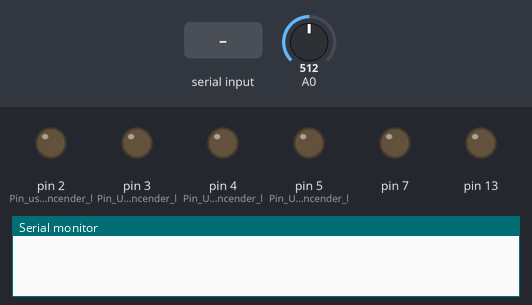
Bench run of a sketch on a simulated Arduino Uno, built with avr-gcc and run on an emulated ATmega328P. Parts: output pins drawn as LEDs (lit = HIGH), the last lines printed to the serial monitor. Dashed ring = blinking. The test bench sets the inputs (shaded band); at power-on: A0 = 512.

Above: at 1.2 s.
1.3 s: "1\n" received over Serial
At 1.62 s:
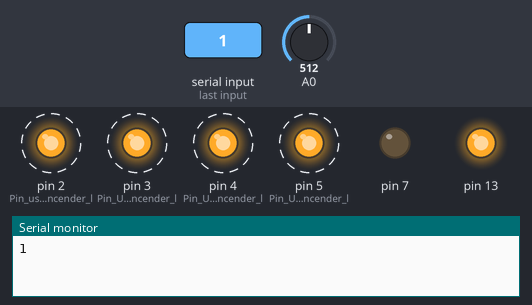
4.3 s: A0 set to 501
At 5.1 s:
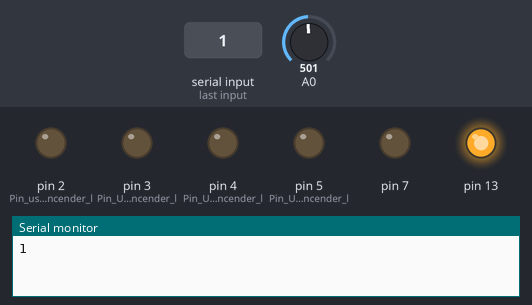
6.0 s: A0 set to 716
At 6.72 s:
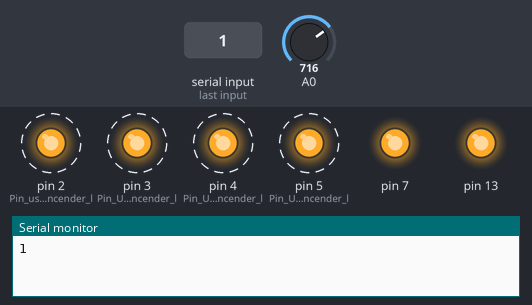
9.0 s: A0 set to 511
At 9.8 s:
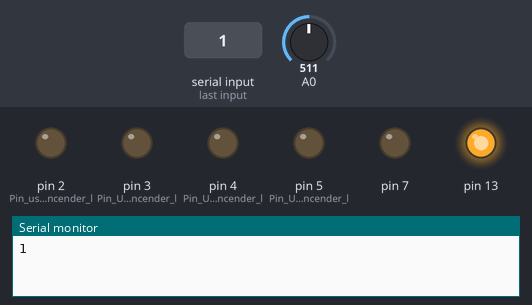
Timing chart, 0 to 11.5 s (numbered marks = the images above; inputs shaded):
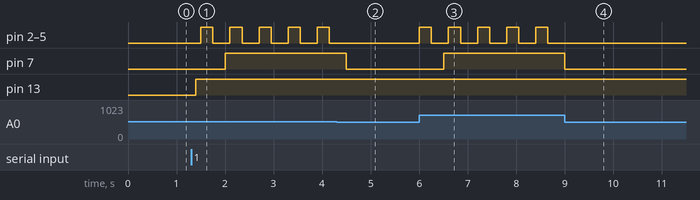

The sketch:

carro_alarme.ino
```cpp
#define split_mode 1
#define join_mode 2
 unsigned int count = 0;

void setup() {
  // put your setup code here, to run once:
  fresnell_init();
  alarm_init(split_mode);
  ventanas_init();
  bluetooth_init();
  pinMode(6,INPUT);
}

void loop() {

  // put your main code here, to run repeatedly:
    delay(100);
    if(data_bt_rx() == true)
    {
      count++;
      if(count >= 2)
      {
        count = 0;
      }
  }
  if(count == 0)
  {
  if ((fressnel_sensor() == true) && (temperature_read(0,512) == true))
  {
    alarm_mode(split_mode);
    ventanas_abajo();
  }
  else
  {
    ventanas_arriba();
  }
  }
}

void fresnell_init(void)
{
  pinMode(13,INPUT);
}

bool fressnel_sensor(void)
{
  if (digitalRead(13) == HIGH)
  {
    return(true);
  }
  else
  {
    return(false);
  }
}

bool temperature_read(unsigned int ch_an,unsigned int temp)
{
  unsigned int a;
  a = analogRead(ch_an);
  if (a >= temp)
  {
    return(true);
  }
  else
  {
    return(false);
  }
}

void alarm_init(int mode)
{
  switch (mode)
  {
    case 1:
        pinMode(2,OUTPUT);  //Pin usado para encender luz izquierda delantera
        pinMode(3,OUTPUT);  //Pin Usado para encender luz derecha delantera
        pinMode(4,OUTPUT);  //Pin Usado para encender la luz izquierda trasera.
        pinMode(5,OUTPUT);  //Pin Usado para encender la luz derecha trasera.
        pinMode(6,OUTPUT);  //PIn usado para encender bocina.
        for(int i=2;i<=6;i++)
        {
          digitalWrite(i,LOW);
        }
    break;
    case 2:
        pinMode(2,OUTPUT);  //Pin para luces delanteras
        pinMode(3,OUTPUT);  //Pin para luces traseras.
        pinMode(4,OUTPUT);  //Pin Para bocina de alarma.
        for(int i=2;i<=4;i++)
        {
          digitalWrite(i,LOW);
        }
    break;
    default:
        pinMode(2,OUTPUT);  //Pin usado para encender luz izquierda delantera
        pinMode(3,OUTPUT);  //Pin Usado para encender luz derecha delantera
        pinMode(4,OUTPUT);  //Pin Usado para encender la luz izquierda trasera.
        pinMode(5,OUTPUT);  //Pin Usado para encender la luz derecha trasera.
        pinMode(6,OUTPUT);  //PIn usado para encender bocina.
        for(int i=2;i<=6;i++)
        {
          digitalWrite(i,LOW);
        }
    break;
  }
}

void alarm_mode(unsigned int mode)
{
  switch(mode)
  {
    case 1:
      for(int i=2;i<=6;i++)
      {
        digitalWrite(i,HIGH);
      }
      delay(250);
      for(int i=2;i<=6;i++)
      {
        digitalWrite(i,LOW);
      }
      delay(250);
    break;
    case 2:
      for(int i=2;i<=4;i++)
      {
        digitalWrite(i,HIGH);
      }
      delay(250);
      for(int i=2;i<=4;i++)
      {
        digitalWrite(i,LOW);
      }
      delay(250);
    break;
    default:
      for(int i=2;i<=6;i++)
      {
        digitalWrite(i,HIGH);
      }
      delay(250);
      for(int i=2;i<=6;i++)
      {
        digitalWrite(i,LOW);
      }
      delay(250);
    break;
  }
}

void ventanas_init(void)
{
  pinMode(7,OUTPUT);
}

void ventanas_abajo(void)
{
  digitalWrite(7,HIGH);
}
void ventanas_arriba(void)
{
  digitalWrite(7,LOW);
}

void bluetooth_init(void)
{
  Serial.begin(9600);
  pinMode(13,OUTPUT);
}

bool data_bt_rx(void)
{
  char data;
  if(Serial.available()>0)
  {
    data = Serial.read();
    Serial.print(data);
    Serial.print("\n");
    if(data == '1')
    {
      digitalWrite(13,HIGH);
      return true;
    }
    else if(data == '0')
    {
      digitalWrite(13,LOW);
      return false;
    }
  }
}
```

Measured:
- the behaviour switches between 512 and 511 on A0 (found by bisection; images 1 and 2)
- after the input at 1.3 s, pin 2 (Pin_usado_para_encender_l), pin 3 (Pin_Usado_para_encender_l), pin 4 (Pin_Usado_para_encender_l), pin 5 (Pin_Usado_para_encender_l): alternates HIGH for 0.25 s and LOW for 0.35 s, starting after 0.20 s; pin 7: LOW → HIGH after 0.70 s; pin 13: LOW → HIGH after 0.10 s
- after the input at 4.3 s, pin 2 (Pin_usado_para_encender_l), pin 3 (Pin_Usado_para_encender_l), pin 4 (Pin_Usado_para_encender_l), pin 5 (Pin_Usado_para_encender_l): stops changing and stays LOW; pin 7: HIGH → LOW after 0.20 s
- after the input at 6.0 s, pin 2 (Pin_usado_para_encender_l), pin 3 (Pin_Usado_para_encender_l), pin 4 (Pin_Usado_para_encender_l), pin 5 (Pin_Usado_para_encender_l): alternates HIGH for 0.25 s and LOW for 0.35 s, starting at once; pin 7: LOW → HIGH after 0.50 s
- after the input at 9.0 s, pin 2 (Pin_usado_para_encender_l), pin 3 (Pin_Usado_para_encender_l), pin 4 (Pin_Usado_para_encender_l), pin 5 (Pin_Usado_para_encender_l): stops changing and stays LOW; pin 7: HIGH → LOW at once
